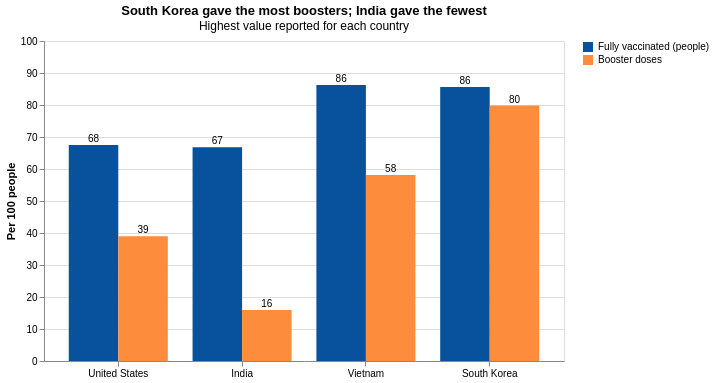

This figure's notebook cell:
### Markdown cell above
## 11. Chart 4: How did boosters compare with full vaccination?

- Chart type: grouped bar chart
- Encoding: x = income group, y = per 100 people, color = fully vaccinated vs booster doses
- Note: boosters are counted as doses, not people, so the two bars are not exactly the same kind of measure.

### Code cell
four_boost = four_summary[["country", "fully", "boosters"]].melt(id_vars="country", var_name="measure", value_name="per_100")
four_boost["measure"] = four_boost["measure"].replace({
    "fully": "Fully vaccinated (people)",
    "boosters": "Booster doses"})

boost_bars = alt.Chart(four_boost).mark_bar().encode(
    alt.X("country:N", title=None, sort=our_countries, axis=alt.Axis(labelAngle=0)),
    alt.XOffset("measure:N", sort=["Fully vaccinated (people)", "Booster doses"]),
    alt.Y("per_100:Q", title="Per 100 people", scale=alt.Scale(domain=[0, 100])),
    alt.Color("measure:N", title=None, sort=["Fully vaccinated (people)", "Booster doses"], scale=alt.Scale(range=["#08519c", "#fd8d3c"])),
    tooltip=["country", "measure", alt.Tooltip("per_100:Q", format=".1f")]
)
boost_values = boost_bars.mark_text(dy=-6, fontSize=10).encode(text=alt.Text("per_100:Q", format=".0f"), color=alt.value("black"))

chart4 = (boost_bars + boost_values).properties(width=520, height=320,
    title=alt.TitleParams("South Korea gave the most boosters; India gave the fewest",
                          subtitle="Highest value reported for each country"))
chart4

### Figure 1 — Vega-Lite specification as saved in the notebook (floating-point values rounded to 4 significant figures)
{"config": {"view": {"continuousWidth": 300, "continuousHeight": 300}}, "layer": [{"mark": {"type": "bar"}, "encoding": {"color": {"field": "measure", "scale": {"range": ["#08519c", "#fd8d3c"]}, "sort": ["Fully vaccinated (people)", "Booster doses"], "title": null, "type": "nominal"}, "tooltip": [{"field": "country", "type": "nominal"}, {"field": "measure", "type": "nominal"}, {"field": "per_100", "format": ".1f", "type": "quantitative"}], "x": {"axis": {"labelAngle": 0}, "field": "country", "sort": ["United States", "India", "Vietnam", "South Korea"], "title": null, "type": "nominal"}, "xOffset": {"field": "measure", "sort": ["Fully vaccinated (people)", "Booster doses"], "type": "nominal"}, "y": {"field": "per_100", "scale": {"domain": [0, 100]}, "title": "Per 100 people", "type": "quantitative"}}}, {"mark": {"type": "text", "dy": -6, "fontSize": 10}, "encoding": {"color": {"value": "black"}, "text": {"field": "per_100", "format": ".0f", "type": "quantitative"}, "tooltip": [{"field": "country", "type": "nominal"}, {"field": "measure", "type": "nominal"}, {"field": "per_100", "format": ".1f", "type": "quantitative"}], "x": {"axis": {"labelAngle": 0}, "field": "country", "sort": ["United States", "India", "Vietnam", "South Korea"], "title": null, "type": "nominal"}, "xOffset": {"field": "measure", "sort": ["Fully vaccinated (people)", "Booster doses"], "type": "nominal"}, "y": {"field": "per_100", "scale": {"domain": [0, 100]}, "title": "Per 100 people", "type": "quantitative"}}}], "data": {"name": "data-5d61e4fac56df5125e33b7be976daf8d"}, "height": 320, "title": {"text": "South Korea gave the most boosters; India gave the fewest", "subtitle": "Highest value reported for each country"}, "width": 520, "$schema": "https://vega.github.io/schema/vega-lite/v5.20.1.json", "datasets": {"data-5d61e4fac56df5125e33b7be976daf8d": [{"country": "India", "measure": "Fully vaccinated (people)", "per_100": 66.79}, {"country": "South Korea", "measure": "Fully vaccinated (people)", "per_100": 85.64}, {"country": "United States", "measure": "Fully vaccinated (people)", "per_100": 67.53}, {"country": "Vietnam", "measure": "Fully vaccinated (people)", "per_100": 86.24}, {"country": "India", "measure": "Booster doses", "per_100": 15.96}, {"country": "South Korea", "measure": "Booster doses", "per_100": 79.81}, {"country": "United States", "measure": "Booster doses", "per_100": 38.96}, {"country": "Vietnam", "measure": "Booster doses", "per_100": 58.16}]}}
